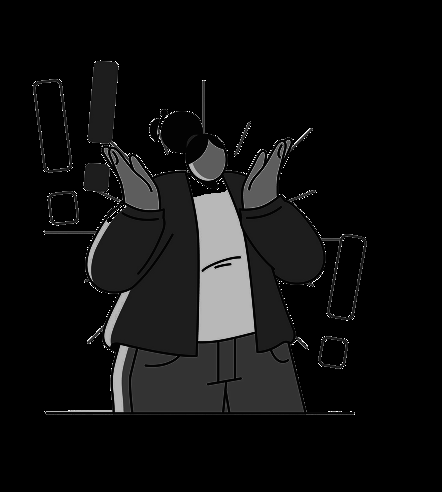
%> input picture lib/assets/picture/data_not_load.png, 442 x 492 px
$ octave --eval "result = count_objects_simple('lib/assets/picture/data_not_load.png');"   (GNU Octave 9; MATLAB toolbox functions it lacks are replaced by stand-ins)
%> lines starting %> are read from the running program, lines starting %| are printed output that depends on the picture; in (x1, y1, x2, y2) boxes, pixels count from 0 and x2, y2 are one past the last pixel; in counts of white or black regions, pixels touching at a corner belong together; the program's own positions count from 1
function [citra_asli, jumlah_objek, analisa_perhitungan] = count_objects_simple(imagePath)
%> called with imagePath = 'lib/assets/picture/data_not_load.png'
    % Read the original image
    citra_asli = imread(imagePath);
%> citra_asli is the input picture: size 492x442x3 uint8; min 0, max 255, mean 16

    % Convert to grayscale if the image is RGB
    if size(citra_asli, 3) == 3
        citra_gray = rgb2gray(citra_asli);
    else
        citra_gray = citra_asli;
    end

    % Convert the image to binary
    bw = imbinarize(citra_gray);
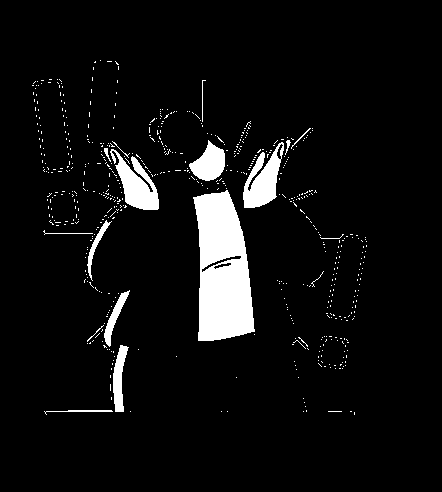
%> bw: size 492x442 logical; 6.2% white; 592 white regions (575 under 20 px)

    % Label the objects
    [L, jumlah_objek] = bwlabel(bw);
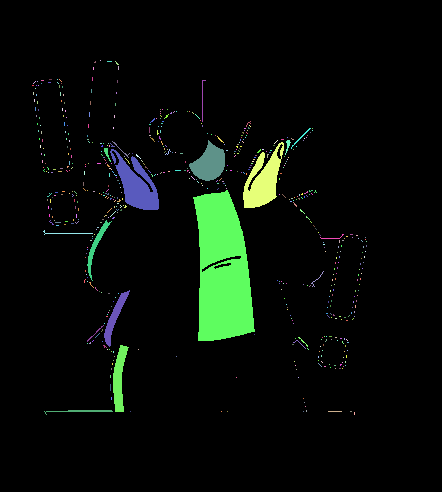
%> L: size 492x442 double; 593 distinct labels, from 0 to 592; one colour per label, 0 black
%> jumlah_objek = 592

    % Initialize the analysis array
    analisa_perhitungan = regionprops(L, 'BoundingBox');
%> analisa_perhitungan = 592 regions; largest, box (x1, y1, x2, y2): (193, 190, 255, 341), (110, 149, 159, 210), (243, 142, 284, 208), (87, 220, 112, 281), (104, 290, 130, 347)

    % Display the original image with bounding boxes
    imshow(citra_asli);
    hold on;
    for k = 1:jumlah_objek
        rectangle('Position', analisa_perhitungan(k).BoundingBox, 'EdgeColor', 'r', 'LineWidth', 2);
    end
%> `result = count_objects_simple('lib/assets/picture/data_not_load.png');`:
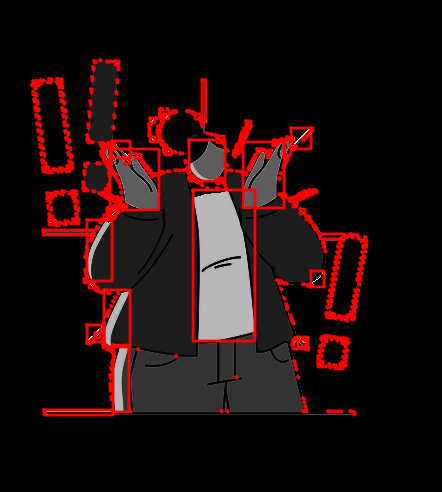
%> figure redrawn from the program's plot data
    hold off;

    % Return the original image, number of objects, and bounding box analysis
end

$ run again, on lib/assets/picture/img_dump_booking.png
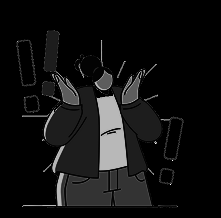
%> input picture lib/assets/picture/img_dump_booking.png, 221 x 218 px
%> in count_objects_simple, citra_asli is the input picture: size 218x221x3 uint8; min 0, max 255, mean 17.5
%> bw: size 218x221 logical; 6.4% white; 61 white regions (49 under 20 px)
%> in count_objects_simple, `[L, jumlah_objek] = bwlabel(bw);`:
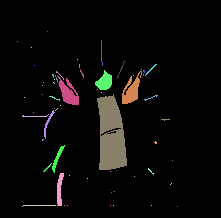
%> L: size 218x221 double; 62 distinct labels, from 0 to 61; one colour per label, 0 black
%> jumlah_objek = 61
%> analisa_perhitungan = 61 regions; largest, box (x1, y1, x2, y2): (97, 94, 127, 170), (57, 75, 79, 105), (122, 71, 142, 104), (52, 145, 65, 173), (95, 70, 112, 90)
%> the loop in count_objects_simple, `for k = 1:jumlah_objek` made 61 passes
%> `result = count_objects_simple('lib/assets/picture/data_not_load.png');`:
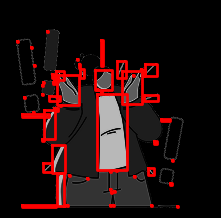
%> figure redrawn from the program's plot data

$ run again, on lib/assets/picture/sapiens_dump_notlogin.png
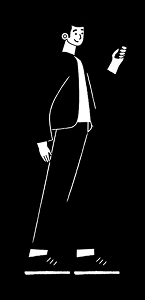
%> input picture lib/assets/picture/sapiens_dump_notlogin.png, 145 x 300 px
%> in count_objects_simple, citra_asli is the input picture: size 300x145x3 uint8; min 0, max 255, mean 12.1
%> bw: size 300x145 logical; 5% white; 20 white regions (8 under 20 px)
%> in count_objects_simple, `[L, jumlah_objek] = bwlabel(bw);`:
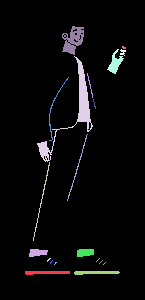
%> L: size 300x145 double; 21 distinct labels, from 0 to 20; one colour per label, 0 black
%> jumlah_objek = 20
%> analisa_perhitungan = 20 regions; largest, box (x1, y1, x2, y2): (37, 56, 93, 162), (67, 134, 88, 201), (33, 162, 50, 241), (49, 77, 69, 141), (62, 26, 84, 55)
%> the loop in count_objects_simple, `for k = 1:jumlah_objek` made 20 passes
%> `result = count_objects_simple('lib/assets/picture/data_not_load.png');`:
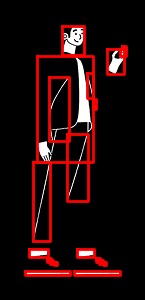
%> figure redrawn from the program's plot data

$ run again, on lib/assets/picture/sapiens_login.png
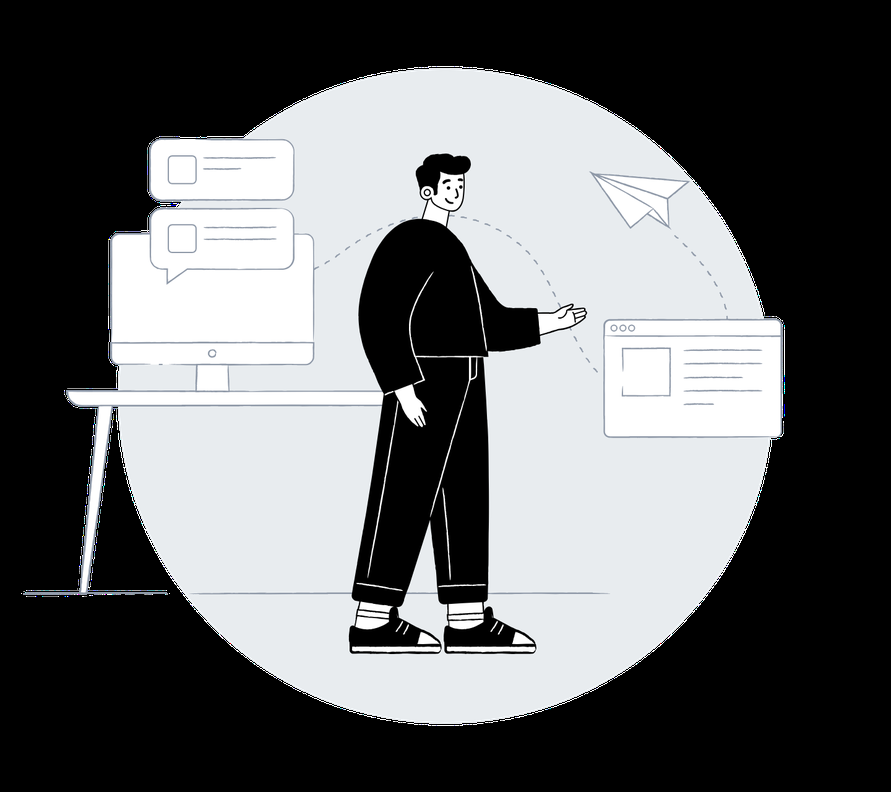
%> input picture lib/assets/picture/sapiens_login.png, 891 x 792 px, shrunk from 1440 x 1280 before the run
%> in count_objects_simple, citra_asli is the input picture: size 792x891x3 uint8; mean R, G, B 101.1, 102.5, 103.7
%> bw: size 792x891 logical; 43.1% white; 47 white regions (29 under 20 px)
%> in count_objects_simple, `[L, jumlah_objek] = bwlabel(bw);`:
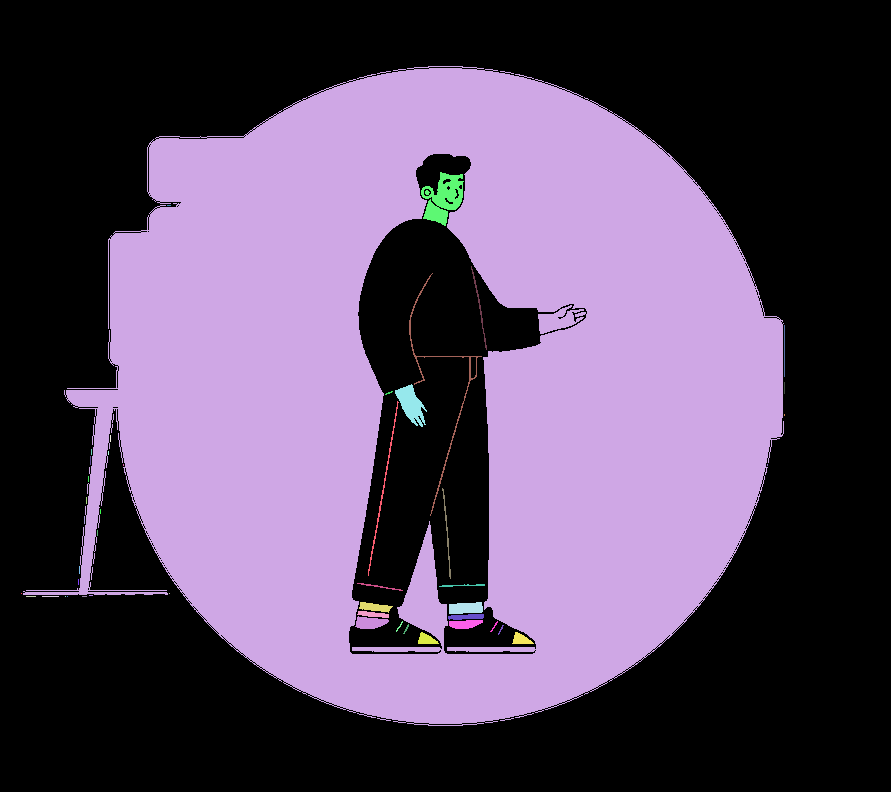
%> L: size 792x891 double; 48 distinct labels, from 0 to 47; one colour per label, 0 black
%> jumlah_objek = 47
%> analisa_perhitungan = 47 regions; largest, box (x1, y1, x2, y2): (23, 66, 784, 726), (409, 273, 482, 516), (368, 401, 399, 576), (421, 172, 464, 226), (395, 384, 427, 427)
%> the loop in count_objects_simple, `for k = 1:jumlah_objek` made 47 passes
%> `result = count_objects_simple('lib/assets/picture/data_not_load.png');`:
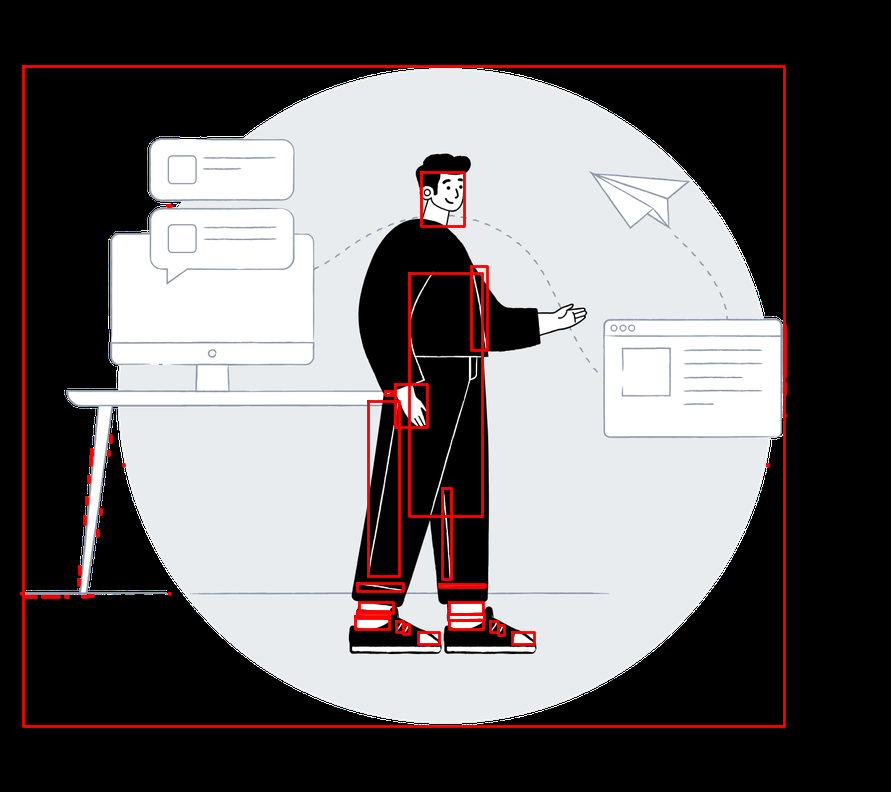
%> figure redrawn from the program's plot data
